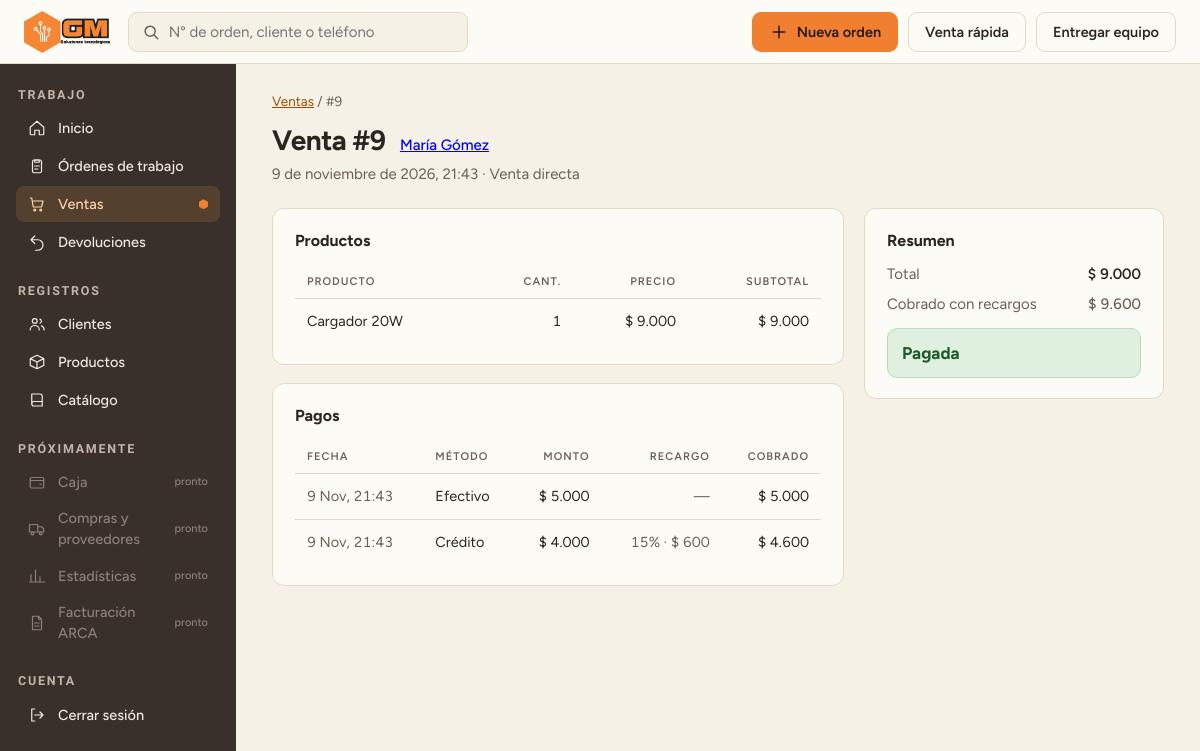
The page /ventas/9/ (signed in) on the database its author committed.
### catalogo/models.py (models this page shows, shortened)
class Venta(models.Model):
    fecha = models.DateTimeField(auto_now_add=True)
    total = models.DecimalField(max_digits=10, decimal_places=2, validators=[MinValueValidator(0)])
    cliente = models.ForeignKey(Cliente, on_delete= models.PROTECT, null = True, blank = True, related_name = "ventas_cliente")
    orden_trabajo = models.OneToOneField(OrdenTrabajo, on_delete= models.PROTECT, null=True, blank=True, related_name = "venta")

class Cliente(models.Model):
    nombre = models.CharField(max_length=120)
    notas = models.TextField(blank=True)
    email = models.EmailField(blank=True)
    direccion = models.CharField(max_length=200, blank=True)
    def __str__(self):
        return self.nombre

class LineaProductoAbstracta(models.Model):
    cantidad_adquirida = models.PositiveIntegerField(validators=[MinValueValidator(1)])
    precio_vendido = models.DecimalField(max_digits=10, decimal_places = 2, blank=True, validators=[MinValueValidator(0)])
    producto = models.ForeignKey(Producto, on_delete = models.PROTECT, related_name="%(class)ss")
    class Meta:
        abstract = True
    @property
    def subtotal(self):
        if(self.cantidad_adquirida is None or self.precio_vendido is None):
            return 0
        return self.cantidad_adquirida * self.precio_vendido

class LineaProductoVenta(LineaProductoAbstracta):
    venta = models.ForeignKey(Venta, on_delete=models.CASCADE, related_name="lineas_producto")

class Producto(models.Model):
    nombre = models.CharField(max_length=120, unique=True)
    categoria = models.ForeignKey(
        CategoriaProducto, on_delete=models.PROTECT, related_name="productos",
        limit_choices_to={"activa": True}
    )
    marca = models.ForeignKey(
        Marca, on_delete=models.PROTECT, null=True, blank=True, related_name="productos",
        limit_choices_to={"activa": True}
    )
    precio_compra = models.DecimalField(max_digits=10, decimal_places=2, validators=[MinValueValidator(0)])
    precio_venta = models.DecimalField(max_digits=10, decimal_places=2, validators=[MinValueValidator(0)])
    activo = models.BooleanField(default=True)
    def __str__(self):
        return self.nombre

class Pago(models.Model):
    orden_trabajo = models.ForeignKey(OrdenTrabajo, on_delete=models.PROTECT,related_name="pagos", null = True, blank = True) #null y blank son para que no sea obligatorio, ya que un pago puede ser de una venta directa
    metodo_pago = models.ForeignKey(MetodoPago, on_delete=models.PROTECT, related_name="pagos")
    venta = models.ForeignKey("Venta", on_delete=models.PROTECT, null=True, blank=True, related_name="pagos")
    monto = models.DecimalField(max_digits=10, decimal_places=2, validators=[MinValueValidator(Decimal("0.01"))])
    recargo_porcentaje = models.DecimalField(max_digits= 5, decimal_places=2, blank=True, validators=[MinValueValidator(0)])
    fecha = models.DateTimeField(auto_now_add=True)
    class Meta:
        constraints = [
            models.CheckConstraint(
                condition=(models.Q(orden_trabajo__isnull=False, venta__isnull=True)
                           | models.Q(orden_trabajo__isnull=True, venta__isnull=False)),
                name="pago_orden_o_venta",
            )
        ]
    @property
    def recargo_monto(self):
        if self.monto is None or self.recargo_porcentaje is None:
            return Decimal("0.00")
        return (self.monto * self.recargo_porcentaje / Decimal("100")).quantize(Decimal("0.01"), rounding=ROUND_HALF_UP)
    @property
    def total_cobrado(self):
        if self.monto is None:
            return Decimal("0.00")
        return self.monto + self.recargo_monto

class MetodoPago(models.Model):
    nombre = models.CharField(max_length=60, unique=True)
    cuenta = models.CharField(max_length=20, choices=CUENTA_CHOICES)
    recargo_porcentaje = models.DecimalField(max_digits=5, decimal_places=2, default = 0,validators=[MinValueValidator(0)])
    activo = models.BooleanField(default=True)

### web/views.py (the view)
# urls.py: path("ventas/<int:numero>/", views.venta_detalle, name="venta_detalle"),
@login_required
def venta_detalle(request, numero):
    venta = get_object_or_404(
        Venta.objects.select_related("cliente", "orden_trabajo").prefetch_related(
            "lineas_producto__producto", "pagos__metodo_pago", "cliente__telefonos"),
        pk=numero)
    orden = _orden_para_mostrar(venta.orden_trabajo_id) if venta.orden_trabajo_id else None
    pagos = orden.pagos.all() if orden else venta.pagos.all()
    return render(request, "web/ventas/detalle.html", {
        "venta": venta, "orden": orden, "pagos": pagos,
        "total_cobrado": sum((p.total_cobrado for p in pagos), 0),
    })

### web/templatetags/formato.py (called while the page is built)
def _numero(valor):
    texto = f"{abs(valor):,.2f}".replace(",", "X").replace(".", ",").replace("X", ".")
    return texto[:-3] if texto.endswith(",00") else texto

@register.filter
def pesos(valor):
    return f"$ {_numero(valor)}"

### web/templates/web/ventas/detalle.html (shortened to what this page needs)
{% extends "web/base.html" %}
{% load formato %}
{% block contenido %}
<div class="migas"><a href="{% url 'web:ventas' %}">Ventas</a> / #{{ venta.id }}</div>
<div class="head">
<div>
<h1>Venta #{{ venta.id }} <span class="sub">{% if venta.cliente %}<a href="{% url 'web:cliente_detalle' venta.cliente_id %}">{{ venta.cliente }}</a>{% else %}Sin cliente{% endif %}</span></h1>
<p class="sec">{{ venta.fecha|date:"j \d\e F \d\e Y, H:i" }} · {% if orden %}Entrega de la <a href="{% url 'web:orden_detalle' orden.id %}">orden #{{ orden.id }}</a>{% else %}Venta directa{% endif %}</p>
</div>
</div>
<div class="cols">
<div class="pasos">
{% with lineas=orden.lineas_producto.all|default:venta.lineas_producto.all %}
{% if lineas %}
<section class="panel">
<h2>Productos</h2>
<table>
<thead><tr><th>Producto</th><th class="der">Cant.</th><th class="der">Precio</th><th class="der">Subtotal</th></tr></thead>
<tbody>
{% for linea in lineas %}
<tr><td>{{ linea.producto }}</td><td class="der">{{ linea.cantidad_adquirida }}</td><td class="der">{{ linea.precio_vendido|pesos }}</td><td class="der">{{ linea.subtotal|pesos }}</td></tr>
{% endfor %}
</tbody></table>
</section>
{% endif %}
{% endwith %}
<section class="panel">
<h2>Pagos</h2>
{% if pagos %}
<table>
<thead><tr><th>Fecha</th><th>Método</th><th class="der">Monto</th><th class="der">Recargo</th><th class="der">Cobrado</th></tr></thead>
<tbody>
{% for pago in pagos %}
<tr><td class="sec">{{ pago.fecha|date:"j M, H:i" }}</td><td>{{ pago.metodo_pago.nombre }}</td><td class="der">{{ pago.monto|pesos }}</td>
<td class="der sec">{% if pago.recargo_porcentaje %}{{ pago.recargo_porcentaje|floatformat:"-2" }}% · {{ pago.recargo_monto|pesos }}{% else %}—{% endif %}</td>
<td class="der">{{ pago.total_cobrado|pesos }}</td></tr>
{% endfor %}
</tbody></table>
{% else %}<p class="vacio">Sin pagos.</p>{% endif %}
</section>
</div>
<aside class="lateral">
<section class="panel resumen">
<h2>Resumen</h2>
<dl class="cuentas">
<div><dt>Total</dt><dd>{{ venta.total|pesos }}</dd></div>
{% if total_cobrado != venta.total %}<div class="sec"><dt>Cobrado con recargos</dt><dd>{{ total_cobrado|pesos }}</dd></div>{% endif %}
</dl>
<div class="saldo-caja ok">Pagada</div>
</section>
</aside>
</div>
{% endblock %}

### web/static/web/css/gmsol.css (style rules this page uses)
:root { --bg:#F6F1E7; --surface:#FDFBF6; --line:#E0D6C3; --ink:#2B2420; --muted:#6A5F55; --hover:#F3ECDD; --cta:#F08030; --ctatxt:#201818; --focus:#A64A00; --navhover:rgba(255,255,255,.09); --font:'Figtree','Segoe UI',sans-serif; --side:#3A302B; --navtxt:#F1E9DD; --sidemuted:#C2B5A6; --sideline:#5A4C43; --active:#54402F; --activetxt:#FFD2AA }
* { box-sizing:border-box }
body { margin:0 }
.head { display:flex;flex-wrap:wrap;gap:16px;align-items:center;justify-content:space-between }
h1 { margin:0;font-size:28px;font-weight:700 }
h2 { margin:0;font-size:19px;font-weight:700 }
.panel { background:var(--surface);border:1px solid var(--line);border-radius:14px;padding:20px 22px;display:flex;flex-direction:column;gap:14px }
table { width:100%;border-collapse:collapse;font-size:15.5px }
th { text-align:left;font-size:12.5px;letter-spacing:.05em;text-transform:uppercase;color:var(--muted);padding:8px 12px;border-bottom:1px solid var(--line);font-weight:600;white-space:nowrap }
td { padding:13px 12px;border-bottom:1px solid var(--line) }
tr:last-child td { border-bottom:0 }
.ok { background:#DFF0DF;color:#1E5B2B }
.cols { display:grid;grid-template-columns:minmax(0,2fr) minmax(270px,1fr);gap:20px }
html,body { background:var(--bg) }

### web/static/web/css/gmsol-v2.css (style rules this page uses)
:root { --cond:'Barlow Condensed','Arial Narrow',sans-serif; --mono:'IBM Plex Mono',ui-monospace,monospace; --line:#E3D9C8; --hex:polygon(50% 0,100% 25%,100% 75%,50% 100%,0 75%,0 25%); }
h1 { font-size:28px;font-weight:700;letter-spacing:-.015em }
h2 { font-size:16px;font-weight:700 }
.panel { border-radius:12px;padding:20px 22px }
table { font-size:14.5px;font-variant-numeric:tabular-nums }
th { font-size:11px;letter-spacing:.09em;font-weight:600 }
td { padding:12px }
th.der,td.der { text-align:right }
.sec { color:var(--muted) }
.sub { font-size:15px;font-weight:500;color:var(--muted);margin-left:8px;letter-spacing:0 }
.migas { font-size:13.5px;color:var(--muted);margin-bottom:-14px }
.migas a,.enlace,.ayuda a,td a.fila-link { color:var(--focus) }
.head .sec { margin:4px 0 0 }
.cols { grid-template-columns:minmax(0,1fr) 300px;align-items:start }
.pasos { display:flex;flex-direction:column;gap:18px;min-width:0 }
.lateral { position:sticky;top:16px }
.resumen { gap:12px }
dl.cuentas { margin:0;display:flex;flex-direction:column;gap:8px }
dl.cuentas div { display:flex;justify-content:space-between;gap:10px }
dl.cuentas dt { color:var(--muted) }
dl.cuentas dd { margin:0;font-weight:600;font-variant-numeric:tabular-nums }
dl.cuentas .sec dd { font-weight:500 }
.saldo-caja { border-radius:10px;padding:12px 14px;font-weight:700;font-size:17px;border:1px solid }
.saldo-caja.ok { background:#DFF0DF;color:#1E5B2B;border-color:#BBD9BE }
dl.cuentas dd { white-space:nowrap }

### rows shown on the page
Venta: id "9", cliente "María Gómez", fecha "9 de noviembre de 2026, 21:43", total|pesos "$ 9.000"
LineaProductoVenta: producto "Cargador 20W", cantidad_adquirida "1", precio_vendido|pesos "$ 9.000", subtotal|pesos "$ 9.000"
Pago: fecha "9 Nov, 21:43", metodo_pago.nombre "Efectivo", monto|pesos "$ 5.000", total_cobrado|pesos "$ 5.000"
Pago: fecha "9 Nov, 21:43", metodo_pago.nombre "Crédito", monto|pesos "$ 4.000", recargo_porcentaje "15", recargo_monto|pesos "$ 600", total_cobrado|pesos "$ 4.600"

### other values the page prints
{{ total_cobrado|pesos }} "$ 9.600"
